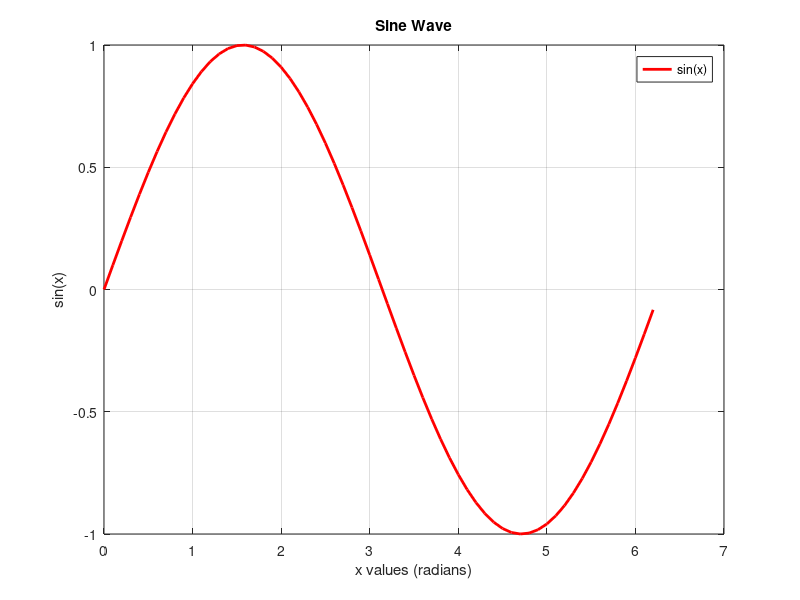

Reproduce this figure in MATLAB.
x = 0:0.1:2*pi;      
y = sin(x);        
plot(x, y, 'r', 'LineWidth', 2);
xlabel('x values (radians)'); 
ylabel('sin(x)');             
title('Sine Wave');            
legend('sin(x)');             
grid on;                
